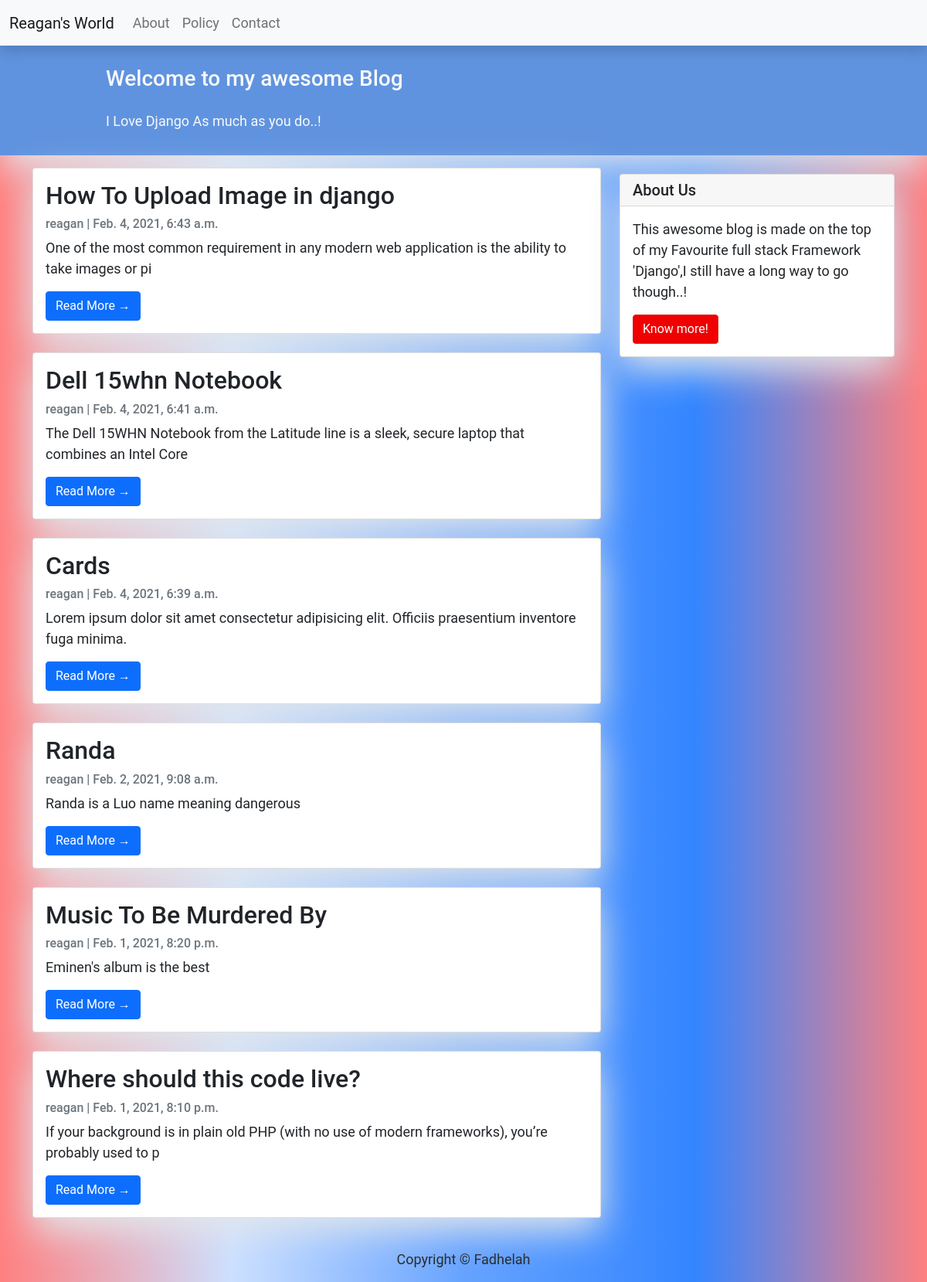
The page / on the database its author committed.
### blog/models.py (models this page shows, shortened)
class Post(models.Model):
    title = models.CharField(max_length=200, unique=True)
    slug = models.SlugField(max_length=200, unique=True)
    author = models.ForeignKey(User, on_delete=models.CASCADE, related_name='blog_posts')
    updated_on = models.DateTimeField(auto_now=True)
    content = models.TextField()
    created_on = models.DateTimeField(auto_now_add = True)
    status = models.IntegerField(choices=STATUS, default=0)
    class Meta:
        ordering= ['-created_on']

### blog/views.py (the view)
# urls.py: path('', views.PostList.as_view(), name='home'),
class PostList(generic.ListView):
    queryset = Post.objects.filter(status=1).order_by('-created_on')
    template_name = 'index.html'

### blog/templates/index.html (shortened to what this page needs)
{% extends "base.html" %}
{% block content %}
<header class="masthead">
    <div class="container">
        <div class="row">
            <div class=" col-md-8 col-md-10 mx-auto">
                <div class="site-heading">
                    <h3 class=" site-heading my-4 mt-3 text-light"> Welcome to my awesome Blog </h3>
                    <p class="text-light">I Love Django As much as you do..! &nbsp
                    </p>
                </div>
            </div>
        </div>
    </div>
</header>
<div class="container">
    <div class="row">
        <div class="col-md-8 mt-3 left">
            {% for post in post_list %}
            <div class="card mb-4">
                <div class="card-body">
                    <h2 class="card-title">{{ post.title }}</h2>
                    <p class="card-text text-muted h6">{{ post.author }} | {{ post.created_on}} </p>
                    <p class="card-text">{{post.content|slice:":100" }}</p>
                    <a href="{% url 'post_detail' post.slug  %}" class="btn btn-primary">Read More &rarr;</a>
                </div>
            </div>
            {% endfor %}
        </div>
        {% block sidebar %}
         {% include 'sidebar.html' %}
        {% endblock sidebar %}
    </div>
</div>
{%endblock%}

### blog/templates/base.html (shortened to what this page needs)
<!doctype html>
<html lang="en">
<head>
    <link href="https://cdn.jsdelivr.net/npm/bootstrap@5.0.0-beta1/dist/css/bootstrap.min.css" rel="stylesheet"
>
</head>
<body>
    <nav class="navbar navbar-expand-lg navbar-light bg-light shadow" id="mainNav">
        <div class="container-fluid">
            <a class="navbar-brand" href="{% url 'home' %}">Reagan's World</a>
            <div class="collapse navbar-collapse" id="navbarResponsive">
                <ul class="navbar-nav ml-auto">
                    <li class="nav-item text-black">
                        <a class="nav-link text-black font-weight-bold" href="#">About</a>
                    </li>
                    <li class="nav-item text-black">
                        <a class="nav-link text-black font-weight-bold" href="#">Policy</a>
                    </li>
                    <li class="nav-item text-black">
                        <a class="nav-link text-black font-weight-bold" href="#">Contact</a>
                    </li>
                </ul>
            </div>
        </div>
    </nav>
    {% block content %}{% endblock content %}
    <footer class="py-3 bg-grey">
        <p class="m-0 text-dark text-center ">Copyright &copy; Fadhelah</p>
    </footer>
</body>
</html>

### blog/templates/sidebar.html (shortened to what this page needs)
{% block sidebar %}
<div class="col-md-4 float-right ">
    <div class="card my-4">
        <h5 class="card-header">About Us</h5>
        <div class="card-body">
            <p class="card-text"> This awesome blog is made on the top of my Favourite full stack Framework
                'Django',I still have a long way to go though..!</p>
            <a href="https://djangocentral.com/building-a-blog-application-with-django" class="btn btn-danger">Know
                more!</a>
        </div>
    </div>
</div>
{% endblock sidebar %}

### blog/templates/base.html (style rules this page uses)
body { font-family: "Roboto", sans-serif; font-size: 17px; background-image: linear-gradient(to right,#ff8080, #cce0ff, #66a3ff,#3385ff,#ff8080); }
.shadow { box-shadow: 0 4px 2px -2px rgba(0, 0, 0, 0.1); }
.btn-danger { color: #fff; background-color: #f00000; border-color: #dc281e; }
.masthead { background: #6093df; height: auto; padding-bottom: 15px; box-shadow: 0 16px 48px #E3E7EB; padding-top: 10px; }

### blog/templates/index.html (style rules this page uses)
body { font-family: "Roboto", sans-serif; font-size: 18px; background-color: #fdfdfd; }
.card { box-shadow: 0 16px 48px #E3E7EB; }

### blog/templates/sidebar.html (style rules this page uses)
.card { box-shadow: 0 16px 48px #E3E7EB; }

### rows shown on the page
Post: title "How To Upload Image in django", author "reagan", created_on "Feb. 4, 2021, 6:43 a.m.", content "One of the most common requirement in any modern web application is the ability to take images or pi"
Post: title "Dell 15whn Notebook", author "reagan", created_on "Feb. 4, 2021, 6:41 a.m.", content "The Dell 15WHN Notebook from the Latitude line is a sleek, secure laptop that combines an Intel Core"
Post: title "Cards", author "reagan", created_on "Feb. 4, 2021, 6:39 a.m.", content "Lorem ipsum dolor sit amet consectetur adipisicing elit. Officiis praesentium inventore fuga minima."
Post: title "Randa", author "reagan", created_on "Feb. 2, 2021, 9:08 a.m.", content "Randa is a Luo name meaning dangerous"
Post: title "Music To Be Murdered By", author "reagan", created_on "Feb. 1, 2021, 8:20 p.m.", content "Eminen's album is the best"
Post: title "Where should this code live?", author "reagan", created_on "Feb. 1, 2021, 8:10 p.m.", content "If your background is in plain old PHP (with no use of modern frameworks), you’re probably used to p"
